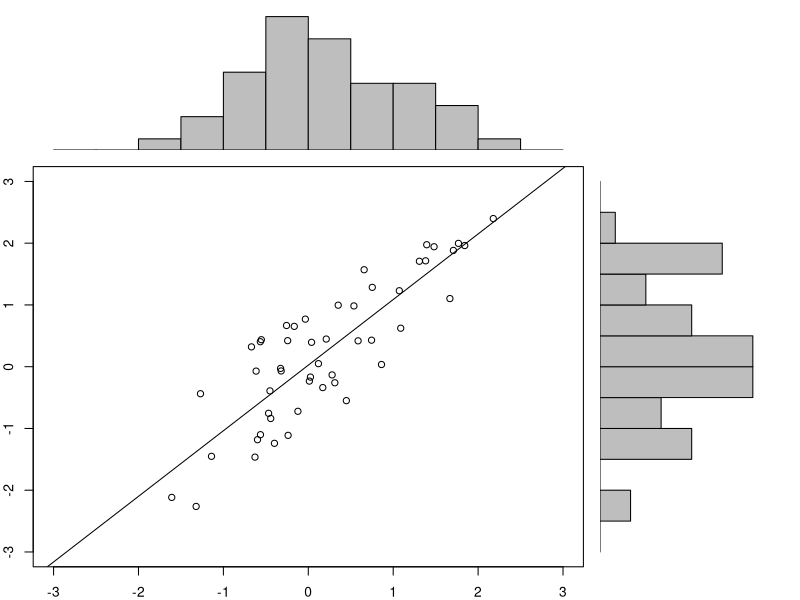

Write R code to recreate this figure.
x = pmin(3, pmax(-3, stats::rnorm(50)))
y = pmin(3, pmax(-3, x + runif(50, -1, 1)))
xhist = hist(x, breaks = seq(-3, 3, 0.5), plot = FALSE)
yhist = hist(y, breaks = seq(-3, 3, 0.5), plot = FALSE)
top = max(c(xhist$counts, yhist$counts))
layout(matrix(c(2, 0, 1, 3), 2, 2, byrow = TRUE), c(3, 1), c(1, 3))
par(mar = c(2, 2, 1, 1))
plot(x, y, xlim = c(-3, 3), ylim = c(-3, 3), ann = FALSE)
abline(lm(y ~ x))
par(mar = c(0, 2, 1, 1))
barplot(xhist$counts, axes = FALSE, ylim = c(0, top), space = 0)
par(mar = c(2, 0, 1, 1))
barplot(yhist$counts, axes = FALSE, xlim = c(0, top), space = 0, horiz = TRUE)
